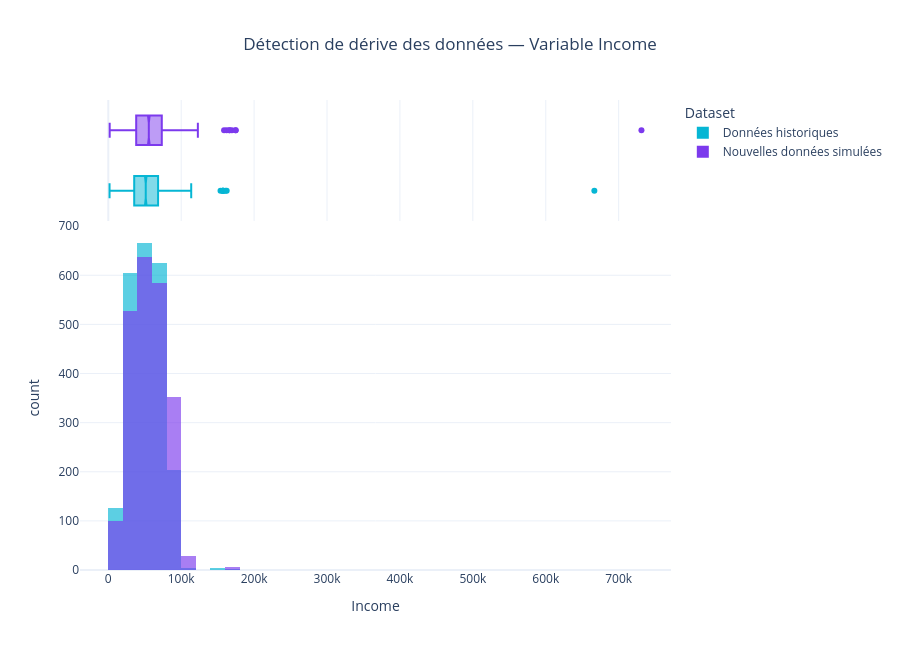

The cell this chart's notebook holds for it:
### Markdown cell above
<div style="
    display:inline-block;
    border-left:5px solid #06B6D4;
    background:#ECFEFF;
    padding:10px 14px;
    border-radius:10px;
    font-family:Segoe UI;
    margin-top:15px;
    margin-bottom:10px;
    box-shadow:0 2px 8px rgba(15,23,42,0.06);
">

<h3 style="margin:0; color:#0F172A; font-size:18px; font-weight:600;">
. Détection de la dérive des données
</h3>

</div>

### Code cell
# ============================================
# SIMULATION DE DÉRIVE DES DONNÉES
# ============================================

cluster_path = Path("../data/processed/client_segments_final.csv")

if cluster_path.exists():
    client_data = pd.read_csv(cluster_path)
else:
    client_data = pd.read_csv("../data/raw/data_cluster.csv", sep=";")

reference_income = client_data["Income"].dropna()

# Simulation de nouvelles données avec légère dérive
new_income = reference_income * np.random.normal(
    loc=1.08,
    scale=0.05,
    size=len(reference_income)
)

drift_df = pd.DataFrame({
    "Dataset": ["Données historiques"] * len(reference_income)
               + ["Nouvelles données simulées"] * len(new_income),
    "Income": list(reference_income) + list(new_income)
})

fig = px.histogram(
    drift_df,
    x="Income",
    color="Dataset",
    marginal="box",
    nbins=50,
    barmode="overlay",
    opacity=0.65,
    title="Détection de dérive des données — Variable Income",
    color_discrete_sequence=[
        "#06B6D4",
        "#7C3AED"
    ]
)

fig.update_layout(
    template="plotly_white",
    height=650,
    title_x=0.5
)

fig.show()

### Figure 1 — Plotly figure (JSON) as saved in the notebook; plotly's stock layout.template omitted (floating-point values rounded to 4 significant figures; data arrays with more than 128 entries replaced by an {"elided": "..."} marker saying what was removed)
{"data": [{"bingroup": "x", "hovertemplate": "Dataset=Données historiques<br>Income=%{x}<br>count=%{y}<extra></extra>", "legendgroup": "Données historiques", "marker": {"color": "#06B6D4", "opacity": 0.65, "pattern": {"shape": ""}}, "name": "Données historiques", "nbinsx": 50, "orientation": "v", "showlegend": true, "type": "histogram", "x": {"elided": "2240 float values"}, "xaxis": "x", "yaxis": "y"}, {"hovertemplate": "Dataset=Données historiques<br>Income=%{x}<extra></extra>", "legendgroup": "Données historiques", "marker": {"color": "#06B6D4"}, "name": "Données historiques", "notched": true, "showlegend": false, "type": "box", "x": {"elided": "2240 float values"}, "xaxis": "x2", "yaxis": "y2"}, {"bingroup": "x", "hovertemplate": "Dataset=Nouvelles données simulées<br>Income=%{x}<br>count=%{y}<extra></extra>", "legendgroup": "Nouvelles données simulées", "marker": {"color": "#7C3AED", "opacity": 0.65, "pattern": {"shape": ""}}, "name": "Nouvelles données simulées", "nbinsx": 50, "orientation": "v", "showlegend": true, "type": "histogram", "x": {"elided": "2240 float values"}, "xaxis": "x", "yaxis": "y"}, {"hovertemplate": "Dataset=Nouvelles données simulées<br>Income=%{x}<extra></extra>", "legendgroup": "Nouvelles données simulées", "marker": {"color": "#7C3AED"}, "name": "Nouvelles données simulées", "notched": true, "showlegend": false, "type": "box", "x": {"elided": "2240 float values"}, "xaxis": "x2", "yaxis": "y2"}], "layout": {"barmode": "overlay", "height": 650, "legend": {"title": {"text": "Dataset"}, "tracegroupgap": 0}, "title": {"text": "Détection de dérive des données — Variable Income", "x": 0.5}, "xaxis": {"anchor": "y", "domain": [0, 1], "title": {"text": "Income"}}, "xaxis2": {"anchor": "y2", "domain": [0, 1], "matches": "x", "showgrid": true, "showticklabels": false}, "yaxis": {"anchor": "x", "domain": [0, 0.7326], "title": {"text": "count"}}, "yaxis2": {"anchor": "x2", "domain": [0.7426, 1], "matches": "y2", "showgrid": false, "showline": false, "showticklabels": false, "ticks": ""}}}
